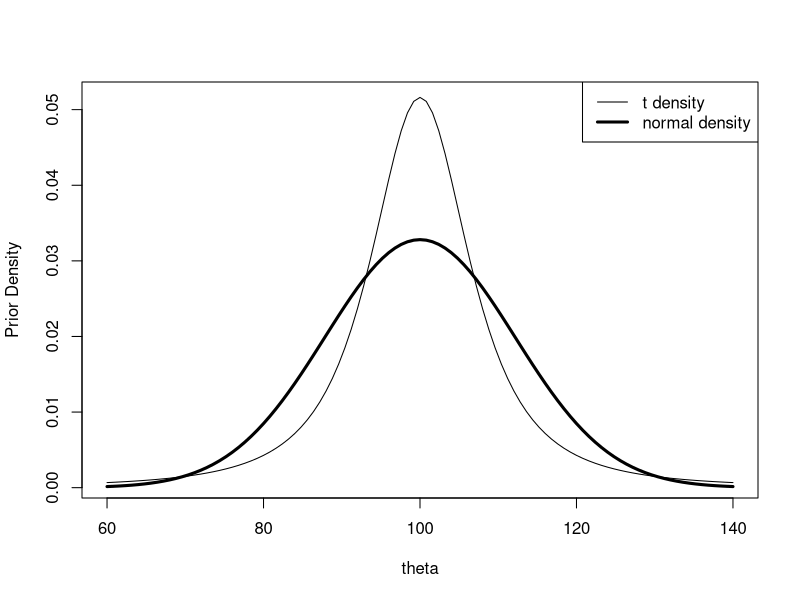
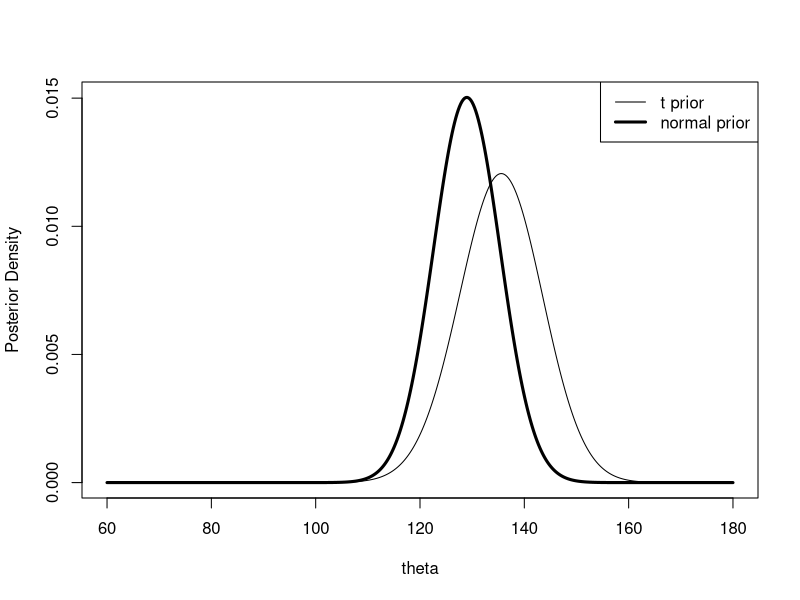

These figures' R source, in order:
#this script is an exemplar of bayesian robustness - we simulate a normal mean with a known variance and graph the output

#libraries are here
 library(LearnBayes)

 quantile1=list(p=.5,x=100); quantile2=list(p=.95,x=120)
 normal.select(quantile1, quantile2)

 mu = 100
 tau = 12.16
 sigma = 15
 n = 4
 se = sigma/sqrt(4)
 ybar = c(110, 125, 140)
 tau1 = 1/sqrt(1/se^2 + 1/tau^2)
 mu1 = (ybar/se^2 + mu/tau^2) * tau1^2
 summ1=cbind(ybar, mu1, tau1)
 summ1

 tscale = 20/qt(0.95, 2)
 tscale

 par(mfrow=c(1,1))
 curve(1/tscale*dt((x-mu)/tscale,2),
   from=60, to=140, xlab="theta", ylab="Prior Density")
 curve(dnorm(x,mean=mu,sd=tau), add=TRUE, lwd=3)
 legend("topright",legend=c("t density","normal density"),
   lwd=c(1,3))

 norm.t.compute=function(ybar) {
     theta = seq(60, 180, length = 500)
     like = dnorm(theta,mean=ybar,sd=sigma/sqrt(n))
     prior = dt((theta - mu)/tscale, 2)
     post = prior * like
     post = post/sum(post)
     m = sum(theta * post)
     s = sqrt(sum(theta^2 * post) - m^2)
     c(ybar, m, s) }

summ2=t(sapply(c(110, 125, 140),norm.t.compute))
dimnames(summ2)[[2]]=c("ybar","mu1 t","tau1 t")
summ2

 cbind(summ1,summ2)

 theta=seq(60, 180, length=500)
 normpost = dnorm(theta, mu1[3], tau1)
 normpost = normpost/sum(normpost)
 plot(theta,normpost,type="l",lwd=3,ylab="Posterior Density")
 like = dnorm(theta,mean=140,sd=sigma/sqrt(n))
 prior = dt((theta - mu)/tscale, 2)
 tpost = prior * like / sum(prior * like)  
 lines(theta,tpost)
 legend("topright",legend=c("t prior","normal prior"),lwd=c(1,3))
